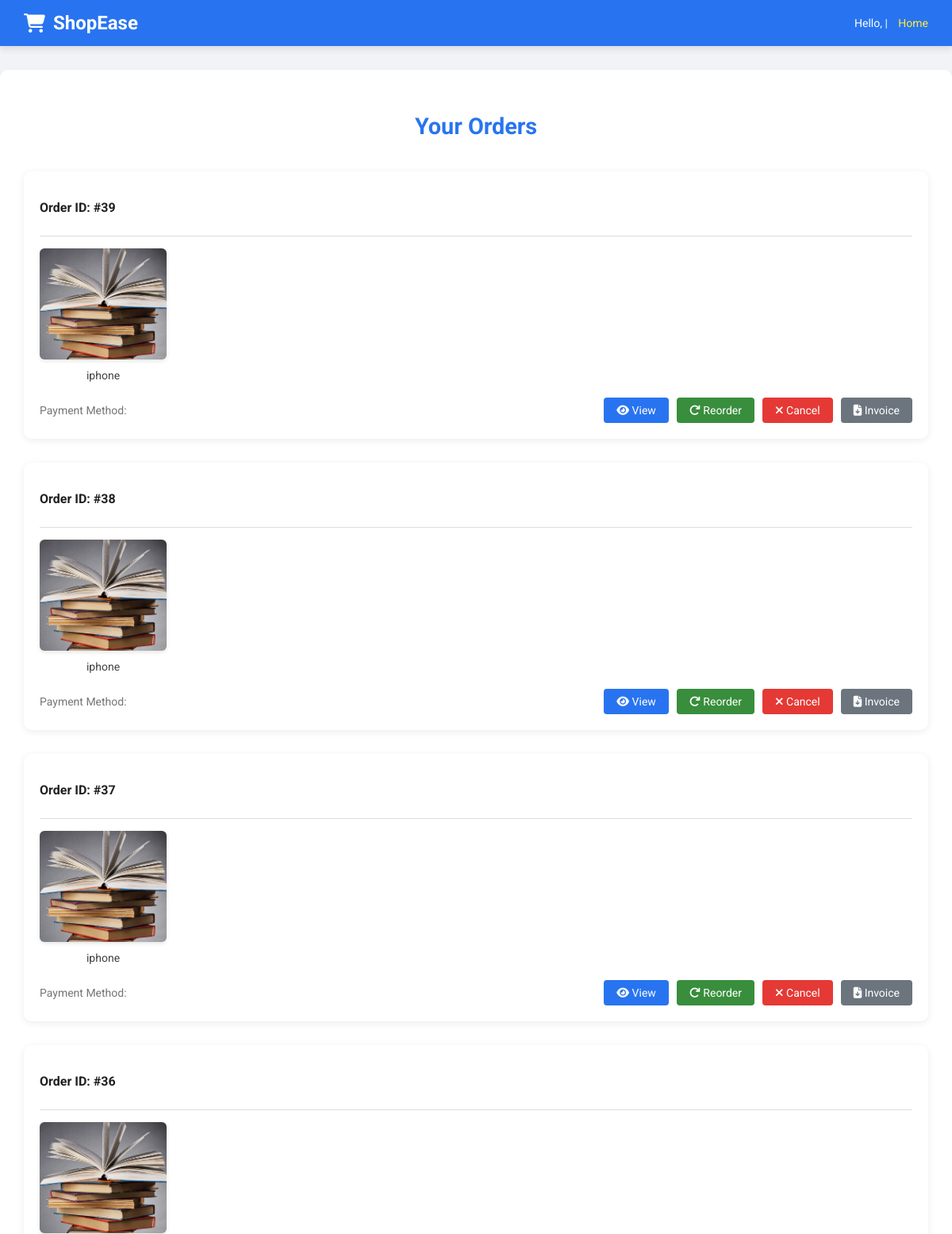
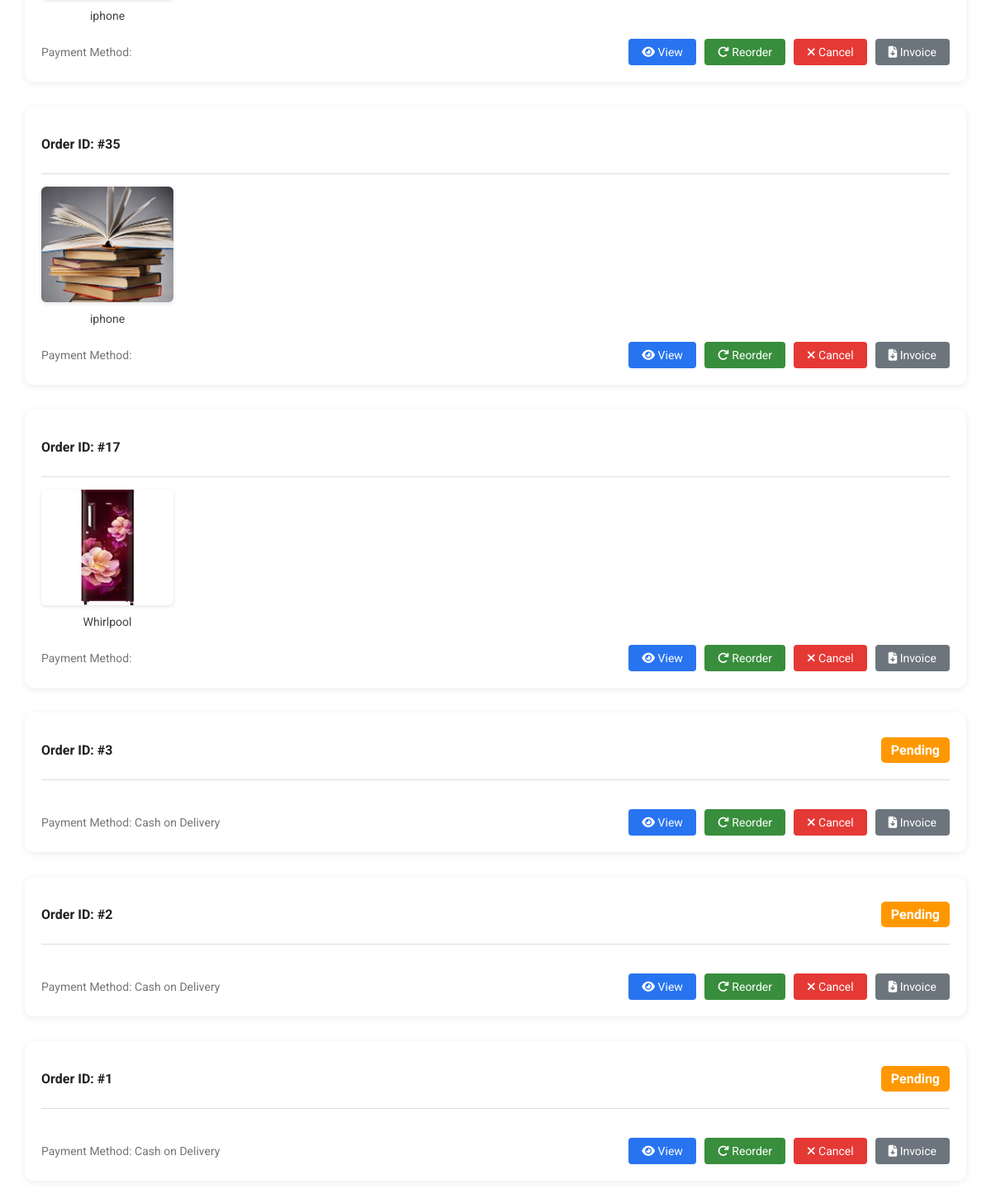
Screenshot of /orders/ (signed in) with the database file from the repository (2 pictures, top to bottom).
### shop/models.py (models this page shows, shortened)
class Order(models.Model):
    STATUS_CHOICES = [
        ('pending', 'Pending'),
        ('shipped', 'Shipped'),
        ('delivered', 'Delivered'),
        ('cancelled', 'Cancelled'),
    ]
    user = models.ForeignKey(settings.AUTH_USER_MODEL, on_delete=models.CASCADE)
    shipping_address = models.ForeignKey(Address, on_delete=models.SET_NULL, null=True, blank=True)
    total_price = models.DecimalField(max_digits=10, decimal_places=2)
    payment_method = models.CharField(max_length=50, choices=[
        ('cash_on_delivery', 'Cash on Delivery'),
        ('credit', 'Credit Card'),
        ('paypal', 'PayPal')
    ])
    status = models.CharField(max_length=50, choices=STATUS_CHOICES, default='pending')
    phone = models.CharField(max_length=20, blank=True, null=True)
    email = models.EmailField(default="placeholder@example.com")
    created_at = models.DateTimeField(auto_now_add=True)

class OrderItem(models.Model):
    STATUS_CHOICES = [
        ('Pending', 'Pending'),
        ('Shipped', 'Shipped'),
        ('Delivered', 'Delivered'),
        ('Cancelled', 'Cancelled'),
        ('Returned', 'Returned'),
    ]
    order = models.ForeignKey(Order, on_delete=models.CASCADE, related_name='order_items')
    product = models.ForeignKey(Product, on_delete=models.CASCADE)
    quantity = models.PositiveIntegerField()
    price = models.DecimalField(max_digits=10, decimal_places=2)
    status = models.CharField(max_length=20, choices=STATUS_CHOICES, default='Pending')
    created_at = models.DateTimeField(auto_now_add=True)
    updated_at = models.DateTimeField(auto_now=True)

class Product(models.Model):
    seller = models.ForeignKey(settings.AUTH_USER_MODEL, on_delete=models.CASCADE, related_name='products')  # Custom User model
    name = models.CharField(max_length=255)
    description = models.TextField(blank=True, null=True)
    price = models.DecimalField(max_digits=10, decimal_places=2)
    quantity = models.PositiveIntegerField(default=0)
    available = models.BooleanField(default=True)
    image = models.ImageField(upload_to='products/')
    class Meta:
        ordering = ['name']

### shop/views/order_views.py (the view)
# urls.py: path('orders/', order_views.order_list, name='order_list'),
@login_required
def order_list(request):
    orders = Order.objects.filter(user=request.user).order_by('-created_at')
    if not orders:
        messages.info(request, "You have no orders yet.")
    return render(request, 'shop/order_list.html', {'orders': orders})

### shop/models.py (called while the page is built)
    def get_full_name(self):
        return f"{self.first_name} {self.last_name}"

### shop/templates/shop/order_list.html (shortened to what this page needs)
<!DOCTYPE html>
<html lang="en">
<head>
  <link href="https://cdnjs.cloudflare.com/ajax/libs/font-awesome/6.5.0/css/all.min.css" rel="stylesheet" />
</head>
<body>
  <header>
    <div class="logo"><i class="fas fa-shopping-cart"></i> ShopEase</div>
    <div class="user-info">
      Hello, {{ user.get_full_name|default:user.username }} |
      <a href="{% url 'home' %}">Home</a>
    </div>
  </header>
  <div class="container">
    <h2>Your Orders</h2>
    {% if orders %}
      {% for order in orders %}
        <div class="order-card">
          <div class="order-header">
            <p class="order-id">Order ID: #{{ order.id }}</p>
            <span class="order-status {{ order.status }}">{{ order.status|title }}</span>
          </div>
          <div class="order-items">
            {% for item in order.order_items.all %}
              <div class="order-item">
                <img src="{{ item.product.image.url }}" alt="{{ item.product.name }}"
                     onerror="this.onerror=null;this.src='/static/default-image.jpg';">
                <div class="order-item-name">{{ item.product.name }}</div>
              </div>
            {% endfor %}
          </div>
          <div class="order-footer">
            <div class="order-payment-method">
              Payment Method: {{ order.get_payment_method_display }}
            </div>
            <div class="order-actions">
              <a href="{% url 'order_detail' order.id %}" class="order-button"><i class="fas fa-eye"></i> View</a>
              <a href="#" class="order-button reorder"><i class="fas fa-redo"></i> Reorder</a>
              {% if order.status != 'cancelled' and order.status != 'completed' %}
                <a href="#" class="order-button cancel"><i class="fas fa-times"></i> Cancel</a>
              {% endif %}
              <a href="{% url 'download_invoice' order.id %}" class="order-button invoice"><i class="fas fa-file-download"></i> Invoice</a>
            </div>
          </div>
        </div>
      {% endfor %}
    {% else %}
      <div class="empty-state">
        <p>You have no orders yet.</p>
        <a href="{% url 'home' %}" class="cta-button"><i class="fas fa-shopping-bag"></i> Start Shopping</a>
      </div>
    {% endif %}
  </div>
</body>
</html>

### shop/templates/shop/order_list.html (style rules this page uses)
body { font-family: 'Roboto', sans-serif; background-color: #f1f3f6; margin: 0; padding: 0; color: #212121; }
header { background-color: #2874f0; color: white; padding: 15px 30px; display: flex; justify-content: space-between; align-items: center; box-shadow: 0 4px 8px rgba(0, 0, 0, 0.1); }
.logo { font-size: 24px; font-weight: bold; display: flex; align-items: center; gap: 10px; }
.user-info { font-size: 14px; }
.user-info a { color: #ffeb3b; text-decoration: none; margin-left: 10px; }
.container { max-width: 1200px; margin: 30px auto; background-color: #fff; padding: 30px; border-radius: 10px; box-shadow: 0 4px 10px rgba(0, 0, 0, 0.05); }
h2 { font-size: 1.8rem; color: #2874f0; text-align: center; margin-bottom: 40px; }
.order-card { background: #ffffff; padding: 20px; margin-bottom: 30px; border-radius: 10px; box-shadow: 0 2px 10px rgba(0,0,0,0.08); transition: transform 0.2s; }
.order-header { display: flex; justify-content: space-between; align-items: center; border-bottom: 1px solid #ddd; padding-bottom: 10px; margin-bottom: 15px; }
.order-id { font-weight: bold; }
.order-status { font-weight: bold; padding: 6px 12px; border-radius: 5px; color: white; text-transform: capitalize; }
.order-status.pending { background-color: #ff9800; }
.order-items { display: flex; gap: 20px; flex-wrap: wrap; }
.order-item { width: 160px; text-align: center; }
.order-item img { width: 100%; height: 140px; object-fit: cover; border-radius: 6px; background-color: #f9f9f9; box-shadow: 0 2px 5px rgba(0,0,0,0.1); }
.order-item-name { margin-top: 8px; font-size: 14px; color: #424242; overflow: hidden; text-overflow: ellipsis; white-space: nowrap; }
.order-footer { display: flex; justify-content: space-between; align-items: center; margin-top: 20px; flex-wrap: wrap; }
.order-payment-method { font-size: 14px; color: #757575; }
.order-actions { display: flex; gap: 10px; flex-wrap: wrap; }
.order-button { background-color: #2874f0; color: white; padding: 8px 16px; text-decoration: none; border-radius: 4px; font-size: 14px; transition: background-color 0.3s ease; }
.order-button.reorder { background-color: #388e3c; }
.order-button.cancel { background-color: #e53935; }
.order-button.invoice { background-color: #6c757d; }

### rows the page displays
Order: id "39", status "Cancel"
OrderItem: product.image (picture), product.name "iphone"
Order: id "38", status "Cancel"
OrderItem: product.image (picture), product.name "iphone"
Order: id "37", status "Cancel"
OrderItem: product.image (picture), product.name "iphone"
Order: id "36", status "Cancel"
OrderItem: product.image (picture), product.name "iphone"
Order: id "35", status "Cancel"
OrderItem: product.image (picture), product.name "iphone"
Order: id "17", status "Cancel"
OrderItem: product.image (picture), product.name "Whirlpool"
Order: id "3", status "Pending", payment_method "Cash on Delivery", shows "Cancel"
Order: id "2", status "Pending", payment_method "Cash on Delivery", shows "Cancel"
Order: id "1", status "Pending", payment_method "Cash on Delivery", shows "Cancel"
